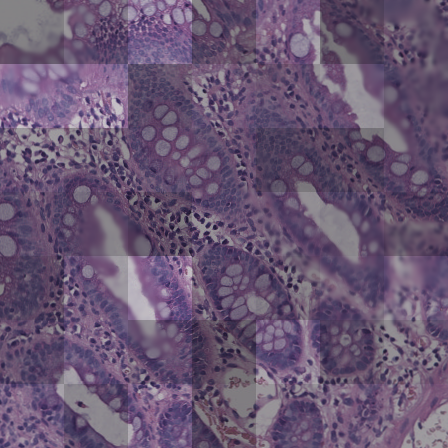
#> input picture src/mixed_patch_1_2.jpeg, 448 x 448 px
$ python -i metrics.py   (imports and definitions only)   (older library calls are emulated)
#> lines starting #> are read from the running program, lines starting #| are printed output that depends on the picture
import numpy as np
from scipy.stats import kurtosis
from scipy import stats
from .compute import compute
from matplotlib import pyplot as plt
from pywt import dwt2
import cv2
from skimage.measure import blur_effect


class HistologicalTransforms:
    def __init__(self, kurtosis_fisher=True, nrp_filter_size=11) -> None:
        self.fisher = kurtosis_fisher
        self.nrp_filter_size = nrp_filter_size

    # [80 lines left out: functions haar_transform, cpbd, calc_kurtosis, power_spectrum, nrp, __call__, not called in this run]


class LaplacianBlurDetector:
    def __init__(self, threshold: int = 100):
        self.threshold = threshold

    # [7 lines left out: function estimate_blur, not called in this run]

    def fix_image_size(self, image: np.array, expected_pixels: float = 2E6):
        ratio = np.sqrt(expected_pixels / (image.shape[0] * image.shape[1]))
        return cv2.resize(image, (0, 0), fx=ratio, fy=ratio)

    # [17 lines left out: functions pretty_blur_map, __call__, not called in this run]

>>> import cv2
>>> picture = cv2.imread('../src/mixed_patch_1_2.jpeg')
#> picture is the input picture: shape (448, 448, 3); mean B, G, R 115.1, 86.3, 104.9
>>> result = HistologicalTransforms()(picture)
#> in haar_transform, `image_crop = cv2.cvtColor(image_crop, cv2.COLOR_BGR2GRAY)`:
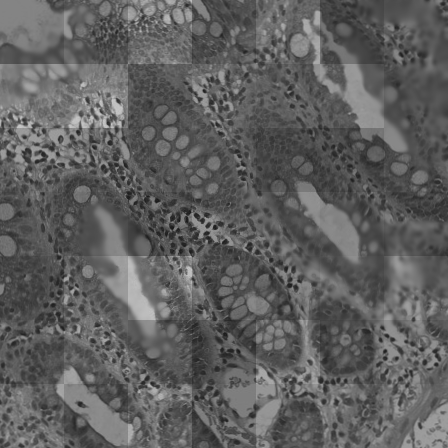
#> image_crop: shape (448, 448); min 25, max 201, mean 95.2
#> in haar_transform, `tr1, (tr2, tr3, tr4) = dwt2(image_crop, 'haar')`:
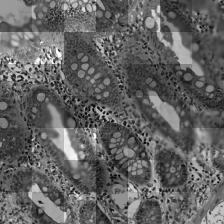
#> tr1: shape (224, 224) float64; min 61.5, max 393.5, mean 190.3; drawn with min black and max white
#> in haar_transform, `tr1, (tr2, tr3, tr4) = dwt2(image_crop, 'haar')`:
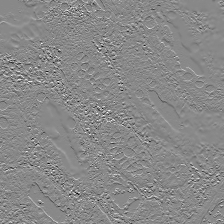
#> tr2: shape (224, 224) float64; min -76, max 65.5, mean 0; drawn with min black and max white
#> in haar_transform, `tr1, (tr2, tr3, tr4) = dwt2(image_crop, 'haar')`:
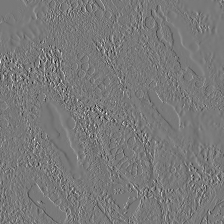
#> tr3: shape (224, 224) float64; min -87, max 95.5, mean 0; drawn with min black and max white
#> in haar_transform, `tr1, (tr2, tr3, tr4) = dwt2(image_crop, 'haar')`:
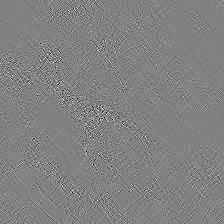
#> tr4: shape (224, 224) float64; min -33.5, max 32.5, mean 0; drawn with min black and max white
#> in haar_transform, `return concatenated_transform.mean(axis=0)`:
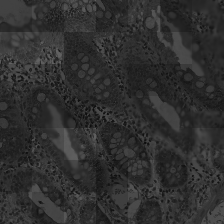
#> returned value: shape (224, 224) float64; min 12.5, max 100, mean 47.6
#> (the run stopped early here; a loop or call above may not have finished)
